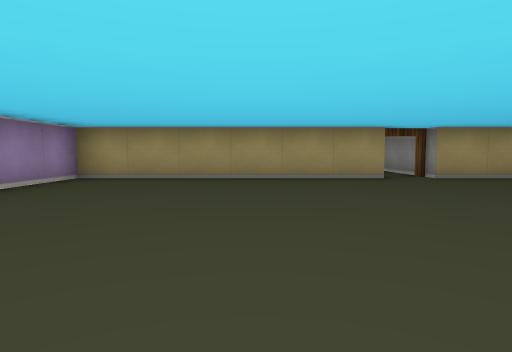
[1] (above)

16 first-person views from a walk through a cub3D maze. The camera is about half as high as the walls, tilts 4° down and sees 75° across. The floor is counted in squares. Each view is taken from the middle of a square. On the plan, view 1 faces up. The plan holds only what a view shows up to about 9 squares ahead; the rest is blank.

[2]
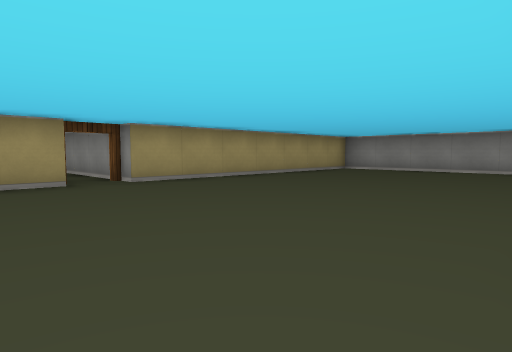

[3]
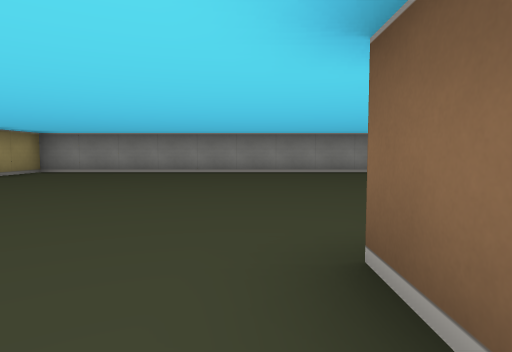

[4]
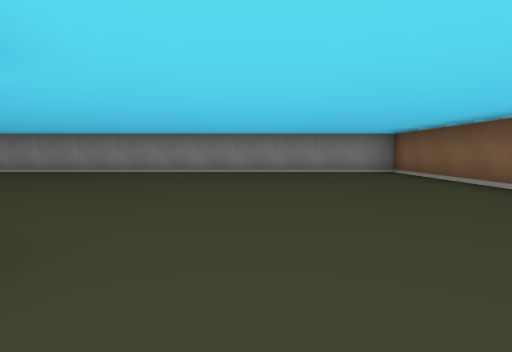

[5]
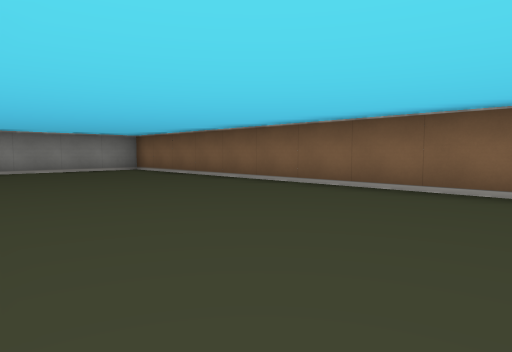

[6]
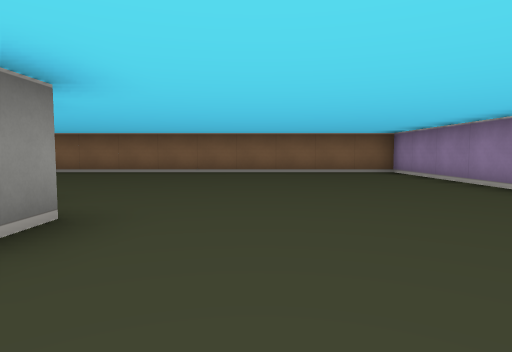

[7]
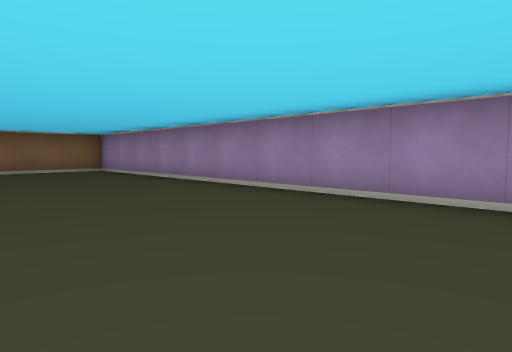

[8]
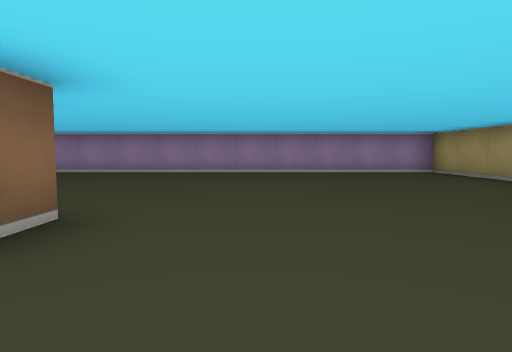

[9]
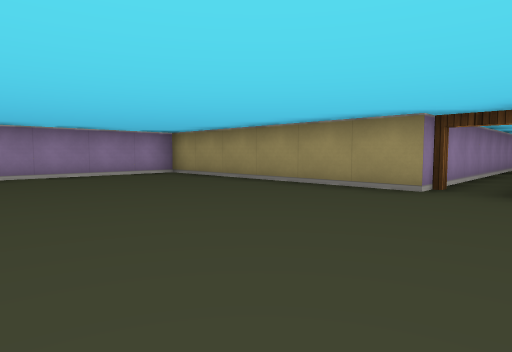

[10]
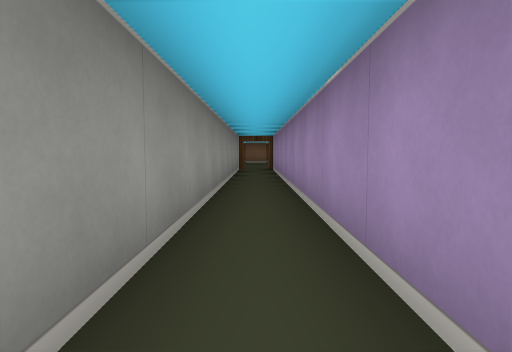

[11]
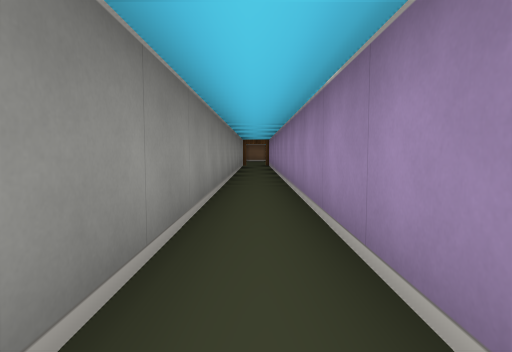

[12]
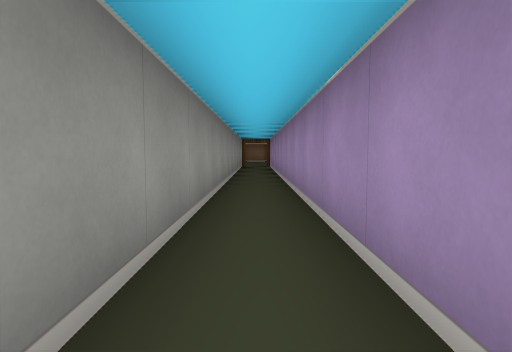

[13]
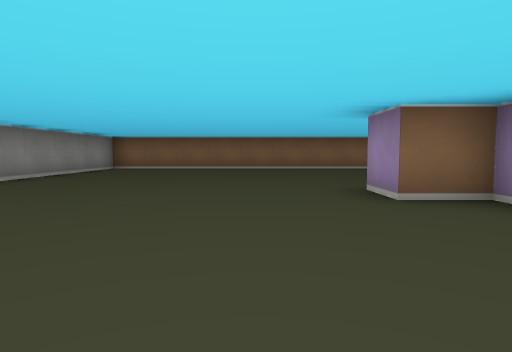

[14]
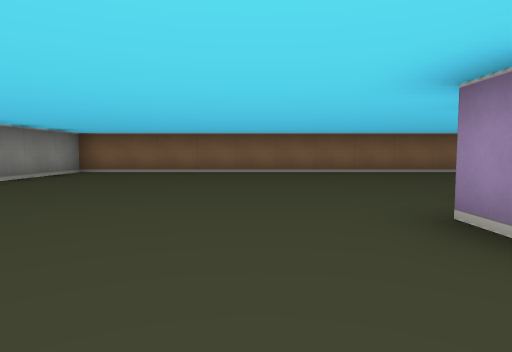

[15]
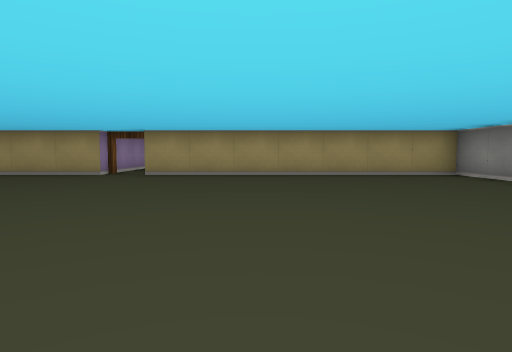

[16]
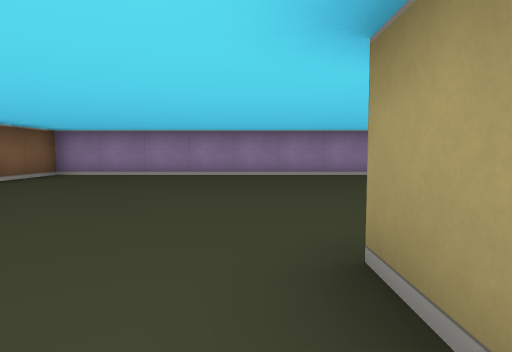

### Floor plan
Points are (right, up) in squares from view 1. A wall is a line through its corners. A room is listed if a view was taken in it or the views show most of it. See-through windows are left out.
Room 1 (views 1, 2, 3, 4, 5, 6, 7, 8, 9, 13, 14, 15, 16)
walls: (3.4, -0.5) (4.5, -0.5) (4.5, -1.5); (2.5, 0.5) (3.5, 0.5); (3.4, -2.5) (2.5, -2.5); (1.5, -1.5) (1.5, -0.9); (2.5, 6.5) (-3.5, 6.5) (-3.5, -7.5) (10.5, -7.5) (10.5, 6.5) (3.5, 6.5)
ways out: open door at (3, 7) to room 2
Room 2 (views 10, 11, 12)
walls: (2.5, 19.4) (2.5, 6.5); (3.5, 6.5) (3.5, 19.4)
ways out: open door at (3, 7) to room 1

Positions as (right, up) in squares from view 1, and headings:
1: (0, 0), facing up
2: (1, 1), facing up-right
3: (2, 1), facing right
4: (2, -4), facing right
5: (1, -3), facing down-right
6: (0, 1), facing down
7: (0, 2), facing down-left
8: (5, 2), facing left
9: (4, 2), facing up-left
10: (3, 17), facing down
11: (3, 20), facing down
12: (3, 19), facing down
13: (6, 3), facing down
14: (6, 1), facing down
15: (6, -1), facing up
16: (4, -3), facing left
